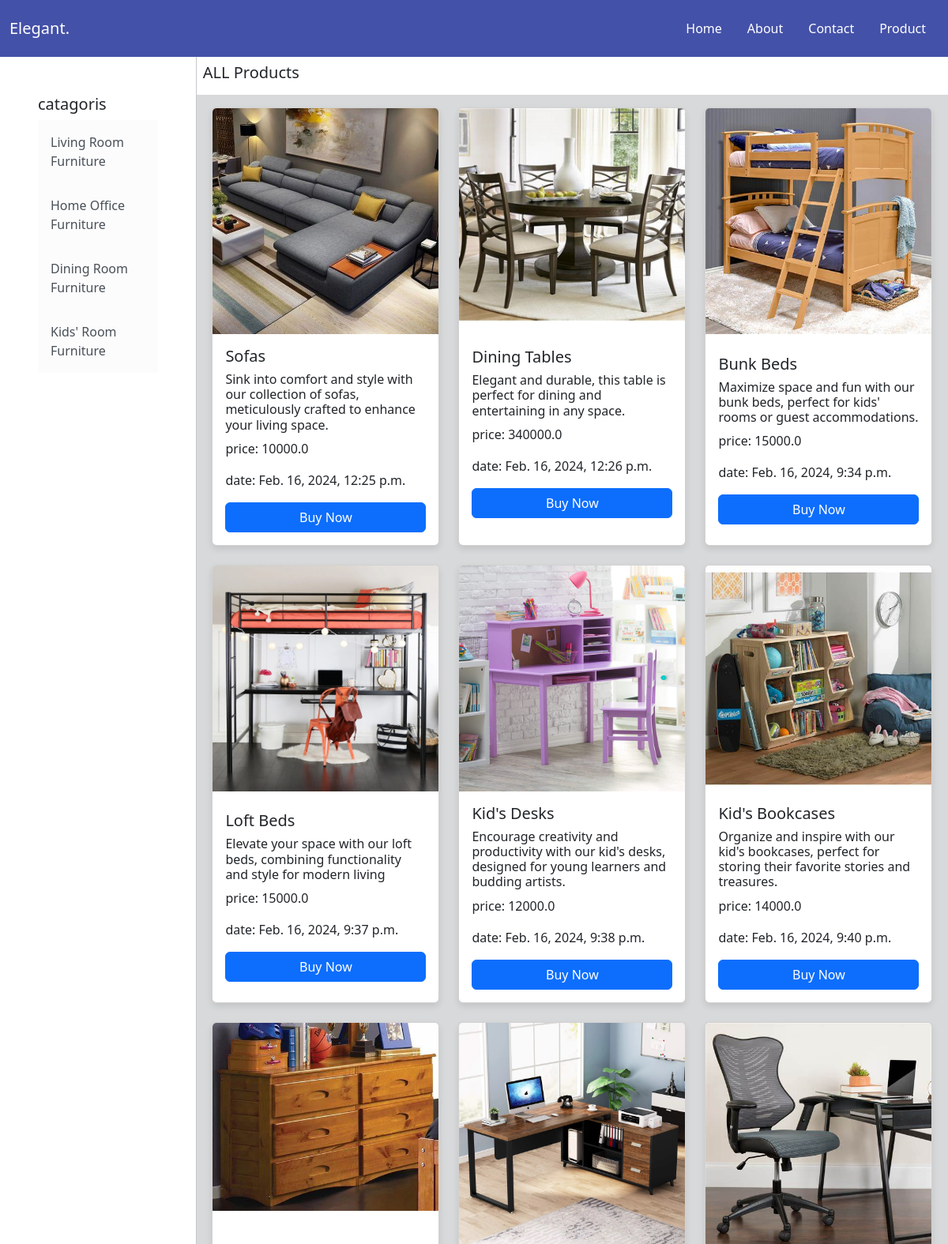
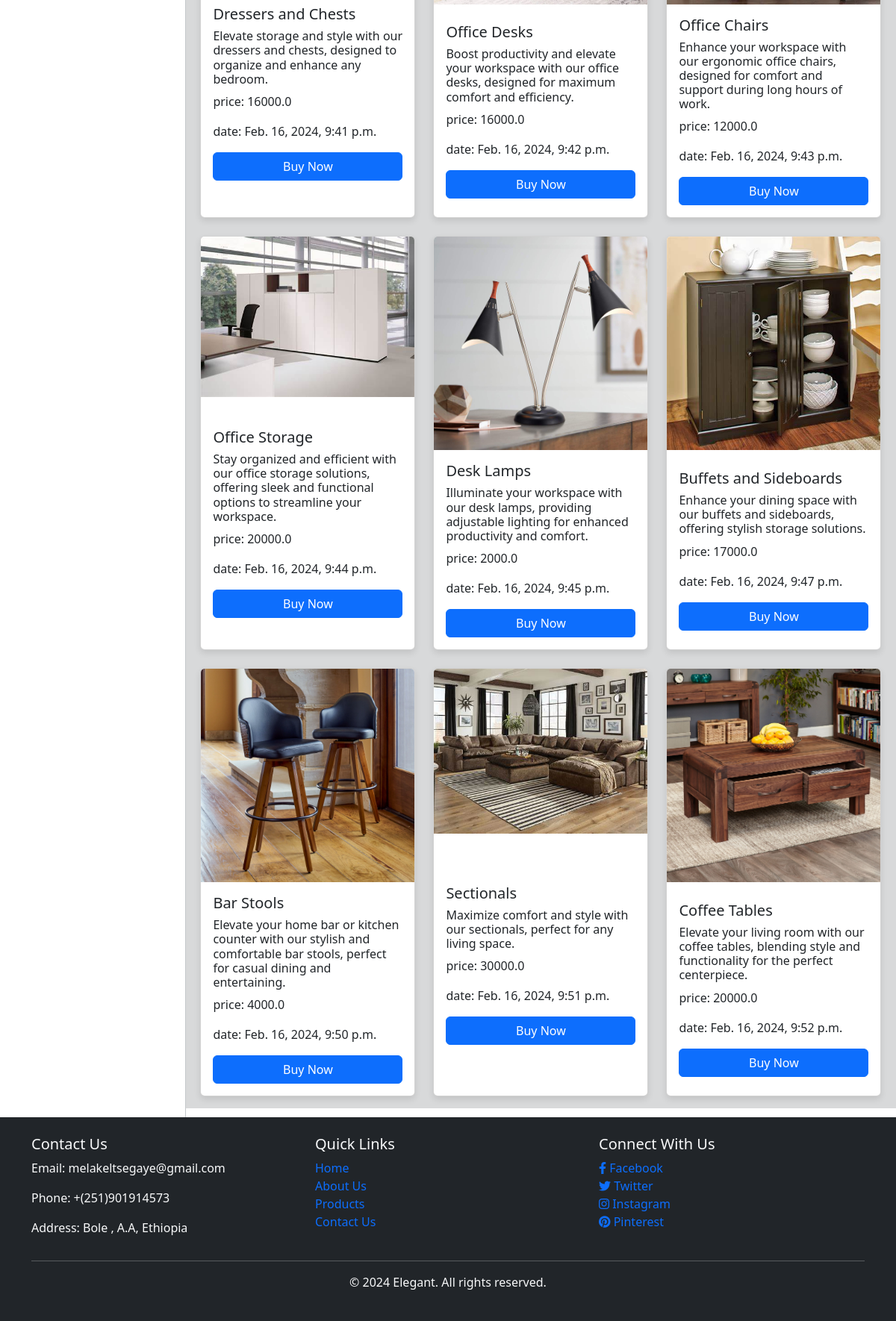
Screenshot of /products/ with the database file from the repository (2 pictures, top to bottom).
### polls/models.py (models this page shows, shortened)
class catagori(models.Model):
    catagori_name = models.TextField()

class product(models.Model):
    product_name = models.TextField()
    product_dis = models.TextField()
    image = models.ImageField(null=True)
    price =  models.FloatField(null=True)
    data = models.DateTimeField(auto_now_add=True, null=True)
    catagories = models.ForeignKey(catagori, on_delete=models.CASCADE)

### polls/views.py (the view)
# urls.py: path('products/', products, name='products '),
def products(request):
    products =  product.objects.all()
    cata =  catagori.objects.all()
    data = {
        'product':products,
        'catagori':cata
    }
    return render(request, 'products.html', data)

### polls/templates/products.html (shortened to what this page needs)
<!DOCTYPE html>
<html lang="en">
<head>
    <link href="https://cdn.jsdelivr.net/npm/bootstrap@5.3.2/dist/css/bootstrap.min.css" rel="stylesheet">
    <link rel="stylesheet" href="https://cdnjs.cloudflare.com/ajax/libs/font-awesome/6.0.0-beta2/css/all.min.css" />
</head>
<body>
    <nav class="navbar  navbar-expand-lg text-white" style="background-color: rgb(48, 63, 159, 0.9);">
        <div class="container-fluid " >
          <a class="navbar-brand text-white" href="../">Elegant.</a>
          <div class="collapse navbar-collapse" id="navbarSupportedContent">
           <ul class="navbar-nav ms-auto p-2 gap-3 ">
            <li class="nav-item"><a href="../" class="nav-link text-white">Home</a></li>
            <li class="nav-item"><a href="../about" class="nav-link text-white">About</a></li>
            <li class="nav-item"><a href="../contact" class="nav-link text-white">Contact</a></li>
            <li class="nav-item"><a href="" class="nav-link text-white">Product</a></li>
           </ul>
          </div>
        </div>
      </nav>
      <main class="contener m-0 p-0">
        <div class="d-flex " style="height: auto; width: 100%;">
          <div class=" p-5 d-none d-sm-block border-end border-secondary-subtle" style="height: 90vh; width: 70%; background-color: rgb(255, 255, 255); ">
            <h5 class="title">catagoris</h5>
            {% for single_pro in catagori %}
              <a class="list-group-item list-group-item-action list-group-item-light p-3" href="#!">{{single_pro.catagori_name}}</a>
              {% endfor %}
          </div>
          <div class=" flex-fill " style="height: auto;height: 90vh; overflow-y: auto;" style="background: rgb(216, 217, 218);">
            <h5 class="p-2">ALL Products</h5>
            <div class="contener-fluid m-0 pt-3 pb-3 d-flex flex-wrap gap-4 justify-content-center " style="background: rgb(216, 217, 218);">
              {% for single_pro in product|slice:":15" %}
              <div class="card" style="width: 18rem; box-shadow: 0 4px 8px rgba(0, 0, 0, 0.1);">
                <img src="{{single_pro.image.url}}"
                class="card-img-top" alt="...">
                <div class="card-body d-flex flex-column justify-content-center">
                  <h5 class="card-title">{{single_pro.product_name}}</h5>
                  <h6 class="card-title">{{single_pro.product_dis}}</h6>
                  <p class="card-text">price: {{single_pro.price}}</p>
                  <p class="card-text">date: {{single_pro.data}}</p>
                  <a href="#" class="btn btn-primary">Buy Now</a>
                </div>
              </div>
              {% endfor %}
            </div>
          </div>
        </div>
      </main>
      <footer class="bg-dark text-light py-4">
        <div class="container">
          <div class="row">
            <div class="col-lg-4">
              <h5>Contact Us</h5>
              <p>Email: melakeltsegaye@gmail.com</p>
              <p>Phone: +(251)901914573</p>
              <p>Address: Bole , A.A, Ethiopia</p>
            </div>
            <div class="col-lg-4">
              <h5>Quick Links</h5>
              <ul class="list-unstyled">
                <li><a class="nav-link text-primary" href="../">Home</a></li>
                <li><a class="nav-link text-primary" href="../about">About Us</a></li>
                <li><a class="nav-link text-primary" href="">Products</a></li>
                <li><a class="nav-link text-primary" href="../contact">Contact Us</a></li>
              </ul>
            </div>
            <div class="col-lg-4">
              <h5>Connect With Us</h5>
              <ul class="list-unstyled">
                <li><a class="nav-link text-primary" href="#"><i class="fab fa-facebook-f"></i> Facebook</a></li>
                <li><a class="nav-link text-primary" href="#"><i class="fab fa-twitter"></i> Twitter</a></li>
                <li><a class="nav-link text-primary" href="#"><i class="fab fa-instagram"></i> Instagram</a></li>
                <li><a class="nav-link text-primary" href="#"><i class="fab fa-pinterest"></i> Pinterest</a></li>
              </ul>
            </div>
          </div>
          <hr>
          <div class="row">
            <div class="col-lg-12 text-center">
              <p>&copy; 2024 Elegant. All rights reserved.</p>
            </div>
          </div>
        </div>
      </footer>
</body>
</html>

### rows the page displays
catagori: catagori_name "Living Room Furniture"
catagori: catagori_name "Home Office Furniture"
catagori: catagori_name "Dining Room Furniture"
catagori: catagori_name "Kids' Room Furniture"
product: image (picture), product_name "Sofas", product_dis "Sink into comfort and style with our collection of sofas, meticulously crafted to enhance your living space.", price "10000.0", data "Feb. 16, 2024, 12:25 p.m."
product: image (picture), product_name "Dining Tables", product_dis "Elegant and durable, this table is perfect for dining and entertaining in any space.", price "340000.0", data "Feb. 16, 2024, 12:26 p.m."
product: image (picture), product_name "Bunk Beds", product_dis "Maximize space and fun with our bunk beds, perfect for kids' rooms or guest accommodations.", price "15000.0", data "Feb. 16, 2024, 9:34 p.m."
product: image (picture), product_name "Loft Beds", product_dis "Elevate your space with our loft beds, combining functionality and style for modern living", price "15000.0", data "Feb. 16, 2024, 9:37 p.m."
product: image (picture), product_name "Kid's Desks", product_dis "Encourage creativity and productivity with our kid's desks, designed for young learners and budding artists.", price "12000.0", data "Feb. 16, 2024, 9:38 p.m."
product: image (picture), product_name "Kid's Bookcases", product_dis "Organize and inspire with our kid's bookcases, perfect for storing their favorite stories and treasures.", price "14000.0", data "Feb. 16, 2024, 9:40 p.m."
product: image (picture), product_name "Dressers and Chests", product_dis "Elevate storage and style with our dressers and chests, designed to organize and enhance any bedroom.", price "16000.0", data "Feb. 16, 2024, 9:41 p.m."
product: image (picture), product_name "Office Desks", product_dis "Boost productivity and elevate your workspace with our office desks, designed for maximum comfort and efficiency.", price "16000.0", data "Feb. 16, 2024, 9:42 p.m."
product: image (picture), product_name "Office Chairs", product_dis "Enhance your workspace with our ergonomic office chairs, designed for comfort and support during long hours of work.", price "12000.0", data "Feb. 16, 2024, 9:43 p.m."
product: image (picture), product_name "Office Storage", product_dis "Stay organized and efficient with our office storage solutions, offering sleek and functional options to streamline your workspace.", price "20000.0", data "Feb. 16, 2024, 9:44 p.m."
product: image (picture), product_name "Desk Lamps", product_dis "Illuminate your workspace with our desk lamps, providing adjustable lighting for enhanced productivity and comfort.", price "2000.0", data "Feb. 16, 2024, 9:45 p.m."
product: image (picture), product_name "Buffets and Sideboards", product_dis "Enhance your dining space with our buffets and sideboards, offering stylish storage solutions.", price "17000.0", data "Feb. 16, 2024, 9:47 p.m."
product: image (picture), product_name "Bar Stools", product_dis "Elevate your home bar or kitchen counter with our stylish and comfortable bar stools, perfect for casual dining and entertaining.", price "4000.0", data "Feb. 16, 2024, 9:50 p.m."
product: image (picture), product_name "Sectionals", product_dis "Maximize comfort and style with our sectionals, perfect for any living space.", price "30000.0", data "Feb. 16, 2024, 9:51 p.m."
product: image (picture), product_name "Coffee Tables", product_dis "Elevate your living room with our coffee tables, blending style and functionality for the perfect centerpiece.", price "20000.0", data "Feb. 16, 2024, 9:52 p.m."
